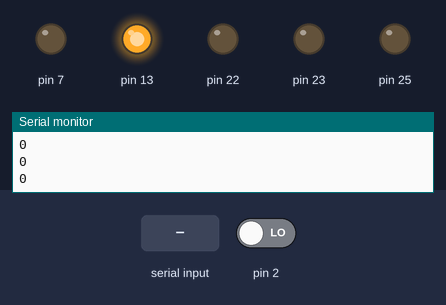
This sketch was run on a simulated Arduino Mega 2560, built with avr-gcc and run on an emulated ATmega2560. On the bench: output pins drawn as LEDs (lit = HIGH), the last lines printed to the serial monitor. The test bench sets the inputs (shaded band); at power-on: pin 2 LOW.

Above: at 1.2 s.
1.3 s: "#\n" received over Serial
At 2.5 s:
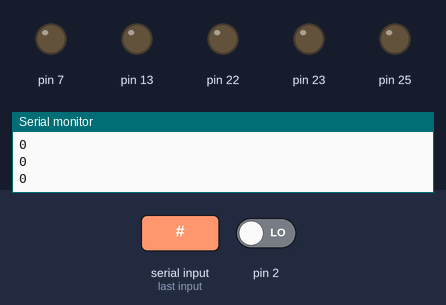
2.8 s: "%\n" received over Serial
At 3.8 s:
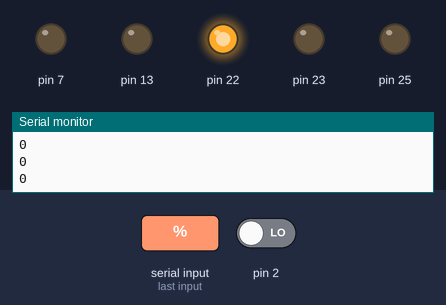
4.3 s: pin 2 driven HIGH
At 4.9 s:
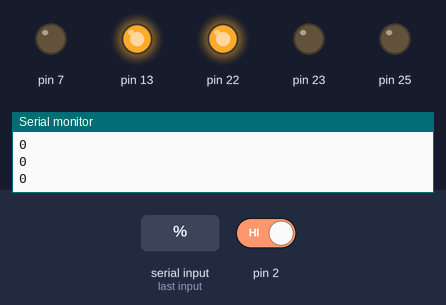
Timing chart, 0 to 7.3 s (numbered marks = the images above; inputs shaded):
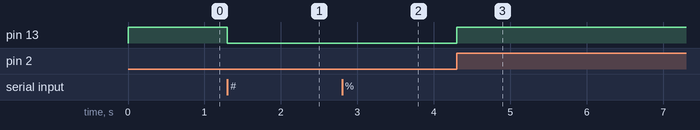

The sketch:

rpm_cacl.ino
```cpp
#include <TimerOne.h>
int maximumrpm[26]={0,0,11,42,74,103,128,148,164,177,
188,197,202,211,216,220,225,229,233,233,235,238,240,242,246,
255};
int minimumrpm[26]={0,0,0,11,43,75,104,129,149,165,178,
189,198,200,212,217,221,226,230,233,233,236,239,241,243,247};
int counter=0;
int counter1=0;
int counterflag=0;
int desiredrpm,actualrpm;
int desiredspeed,actualspeed=0;
int endflag=0;
int x[4]={0,0,0,0};
int a[4]={0,0,0,0};
int d,i,k,y;
int c=0;
int var5,var1=0;
int mindesiredrpm,maxdesiredrpm=0;
int endflag2=0;
int mode=1;
/* setup of input and output pins and interrupts */
void setup()
{
    pinMode(13,OUTPUT);
    pinMode(7,OUTPUT);
    pinMode(22,OUTPUT);
    pinMode(23,OUTPUT);
    pinMode(25,OUTPUT);
    digitalWrite(13,LOW);
    Serial.begin(9600);
    Timer1.initialize(240000);
    Timer1.attachInterrupt(alert);
    attachInterrupt(0,blockdetect,RISING);
    digitalWrite(13,HIGH);
}
/*main program starts here */
void loop()
{
    do
    {
        if(Serial.available())
        {
            Timer1.stop();
            d=Serial.read();
            if(d=='!')
            {
                mode=1;
                Timer1.initialize(2400000);
                Timer1.attachInterrupt(alert);
                digitalWrite(13,HIGH);
            }
            else if(d=='#')
            {
                mode=2;
                Timer1.initialize(2400000);
                Timer1.attachInterrupt(alert);
                digitalWrite(13,LOW);
            }
            else
            {
                i=d-48;
                k=0;
                do
                {
                    if(Serial.available())
                    {
                            x[i]=Serial.read();
                            if(x[i]=='%')
                            {
                                k=1;
                            }
                            a[i]=x[i]-48;
                            i--;
                    }
                }while(k==0);
                Timer1.initialize(2400000);
                Timer1.attachInterrupt(alert);
                y=d-48;
                switch(y)
                {
                        case 1: c=a[y];
                        break;
                        case 2: c=a[y]*10+a[y-1];
                        break;
                        case 3: c=a[y]*100+a[y-1]*10+a[y-2];
                        break;
                }
                digitalWrite(22,HIGH);
                digitalWrite(23,LOW);
                analogWrite(7,c);
                desiredspeed=c;
                var5=c;
            }
        }
        else
        {
            if(mode==2)
            {
                var1=var5/10;
                mindesiredrpm=minimumrpm[var1];
                maxdesiredrpm=maximumrpm[var1];
                if(actualrpm>=mindesiredrpm && actualrpm<=maxdesiredrpm)
                {
                    endflag2=1;
                    digitalWrite(52,HIGH);
                }
                else
                {
                    digitalWrite(52,LOW);
                    endflag2=0;
                    if(actualrpm<mindesiredrpm)
                    {
                            if(actualspeed<=245)
                            {
                                actualspeed=actualspeed+10;
                                analogWrite(7,actualspeed);
                            }
                            else
                            {
                                endflag2=1;
                            }
                    }
                    else
                    {
                        if(actualspeed>=10)
                        {
                            actualspeed=actualspeed-10;
                            analogWrite(7,actualspeed);
                        }
                        else
                        {
                            endflag2=1;
                        }
                    }
                    counterflag=0;
                    while(counterflag=0);
                    counterflag=0;
                }
            }
        }
    }while(1);
}
// hardware interrupt subroutine for slot detecting
void blockdetect()
{
    counter++;
}
    /* timer interrupt subroutine for counting value of pulse for
    predefined time */
void alert()
{
    counter1=counter;
    actualrpm=counter1;
    Serial.print(counter1);
    Serial.print('\n');
    counterflag=1;
    counter=0;
}
```

Measured:
- after the input at 1.3 s, pin 13: HIGH → LOW at once
- after the input at 2.8 s, pin 22: LOW → HIGH at once
- after the input at 4.3 s, pin 13: LOW → HIGH at once
